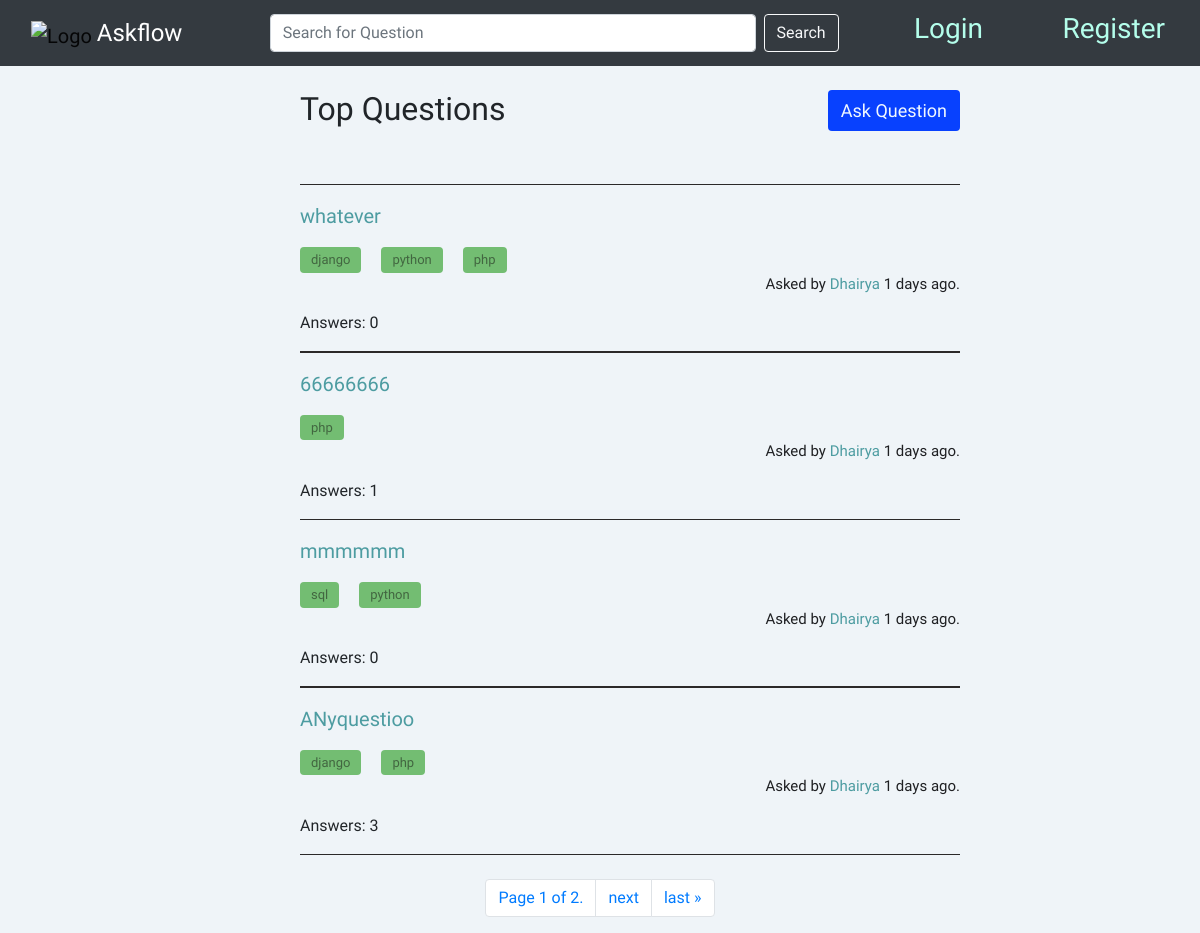
The app's page /, older data.
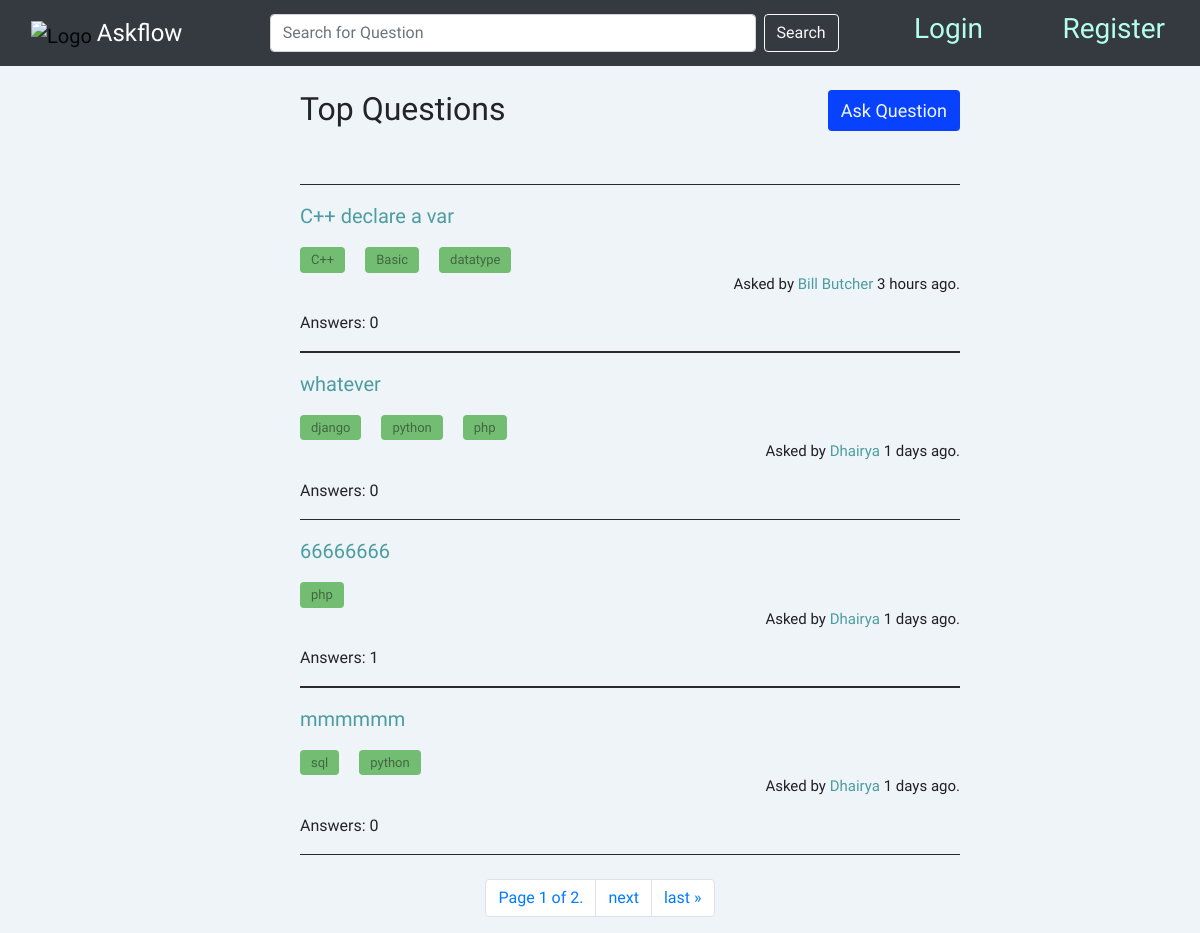
The same page, newer data.
### overflow/models.py (models this page shows, shortened)
class Question(models.Model):
    title = models.CharField(max_length=500)
    body = models.TextField()
    upvotes = models.IntegerField(default=0)
    downvotes = models.IntegerField(default=0)
    user = models.ForeignKey(
        User, on_delete=models.CASCADE, related_name="get_questions"
    )
    date = models.DateTimeField(auto_now_add=True)
    no_answer = models.IntegerField(default=0)
    verified_answer = models.BooleanField(default=False)

class Tags(models.Model):
    tag = models.CharField(max_length=50)
    question = models.ForeignKey(
        Question, on_delete=models.CASCADE, related_name="get_tags"
    )
    class Meta:
        unique_together = (
            "tag",
            "question",
        )

class User(AbstractUser):
    joined_date = models.DateTimeField(auto_now_add=True)
    answers = models.IntegerField(default=0)
    questions = models.IntegerField(default=0)

### overflow/views.py (the view)
# urls.py: path("", views.index, name="index"),
def index(request):
    if request.method == "POST":
        sample = request.POST["search"].strip()
        if sample == None or sample == "":
            return HttpResponseRedirect(reverse("index"))
        questions = Question.objects.all().order_by("-date")
        obj = []
        for q in questions:
            if sample.lower() in q.title.lower():
                t = Tags.objects.filter(question=q)  # Filtering tags
                dd = datetime.now(timezone.utc) - q.date
                min = int(round(dd.total_seconds() / 60, 0))
                time = int(round(dd.total_seconds() / 3600, 0))
                if time < 1:
                    time = f"{min} minutes"
                else:
                    time = f"{time} hours"
                obj.append(
                    {
                        "que": q,
                        "tags": t,
                        "days": f"{(datetime.now(timezone.utc) - q.date).days} days",
                        "time": time,
                    }
                )
        paginator = Paginator(obj, 4)
        page_number = request.GET.get("page")
        page_obj = paginator.get_page(page_number)
        return render(
            request,
            "overflow/index.html",
            {
                "objects": page_obj,
            },
        )
    else:
        que = Question.objects.all().order_by("-date")
        obj = []
        for q in que:
            t = Tags.objects.filter(question=q)
            dd = datetime.now(timezone.utc) - q.date
            min = int(round(dd.total_seconds() / 60, 0))
            time = int(round(dd.total_seconds() / 3600, 0))
            if time < 1:
                time = f"{min} minutes"
            else:
                time = f"{time} hours"
            obj.append(
                {
                    "que": q,
                    "tags": t,
                    "days": f"{(datetime.now(timezone.utc) - q.date).days} days",
                    "time": time,
                }
            )
        paginator = Paginator(obj, 4)
        page_number = request.GET.get("page")
        page_obj = paginator.get_page(page_number)
        return render(
            request,
            "overflow/index.html",
            {
                "objects": page_obj,
            },
        )

### overflow/templates/overflow/index.html (shortened to what this page needs)
{% extends "overflow/layout.html" %}
{% block body %}
<div class="index mt-4">
    <div class="d-flex justify-content-between mb-5">
     <h2>Top Questions</h2>
     <a class="btn" style="font-size: 18px; height: 80%;" href="{% url 'askQuestion' %}">Ask Question</a>
    </div>
    {% for object in objects %}
      <hr />
      <a href="{% url 'question' object.que.id %}"><p>{{ object.que.title }}</p></a>
      <div class="d-flex justify-content-start pl-10">
        {% for tag in object.tags %}
        <a id="tag" class="btn" href="{% url 'tag' tag.tag %}">{{ tag.tag }}</a>
        {% endfor %}
      </div>
      <div class="d-flex justify-content-end">
        <p id="user">Asked by <a id="username" href="{% url 'profile' object.que.user.id %}"> {{ object.que.user.username }} </a>
        {% if object.days == "0 days" %}
            {{object.time}} ago.
        {% else %}
            {{object.days}} ago.
        {% endif %}
        </p>
        <br />
      </div>
        <p>Answers: {{object.que.no_answer}}</p>
    {% endfor %}
       <hr />
</div>
 <div class="d-flex justify-content-center mt-4">
 <nav aria-label="Page navigation example" id="foo">
  <ul class="pagination">
      <li class="page-item" ><span class="current page-link">
          Page {{ objects.number }} of {{ objects.paginator.num_pages }}.
      </span></li>
      {% if objects.has_next %}
      <li class="page-item"> <a href="?page={{ objects.next_page_number }}" class="page-link">next</a></li>
        <li class="page-item"> <a href="?page={{ objects.paginator.num_pages }}" class="page-link">last &raquo;</a></li>
      {% endif %}
    </ul>
</nav>
</div>
{% endblock %}

### overflow/templates/overflow/layout.html (shortened to what this page needs)
{% load static %}
<!DOCTYPE html>
<html lang="en">
    <head>
        <link rel="stylesheet" href="https://stackpath.bootstrapcdn.com/bootstrap/4.4.1/css/bootstrap.min.css">
        <link rel="stylesheet" href="https://cdn.jsdelivr.net/npm/bootstrap-icons@1.5.0/font/bootstrap-icons.css">
        <link href="{% static 'overflow/styles.css' %}" rel="stylesheet">
        <link href="{% static 'overflow/index.css' %}" rel="stylesheet">
    </head>
    <body>
        <nav class="navbar navbar-light bg-dark mr-0">
            <div class="container-fluid">
              <a class="navbar-brand" href="{% url 'index' %}">
                <img
                  src="../static/overflow/download-icon-drawn+social+stack+overflow+icon-1320191384929497317_0.svg"
                  class="me-2"
                  height="50"
                  alt="Logo"
                  loading="lazy"
                />
                <span id="overflow" style="color: white;">Askflow</span>
              </a>
              <form action="{% url 'index' %}" method="post" class="d-flex input-group" id="search">
                <input
                  type="search"
                  class="form-control rounded"
                  placeholder="Search for Question"
                  aria-label="Search"
                  aria-describedby="search-addon"
                  name="search"
                />
                <button class="btn btn-outline-light my-2 my-sm-0 ml-2" type="submit">Search</button>
              </form>
               {% if user.is_authenticated %}
               <a href="{% url 'profile' user.id %}" style="text-decoration: none;"><h3 style="color: rgb(180, 254, 235);" id="HomeB">{{ user.username }}</h3></a>
               <a href="{% url 'logout' %}" style="text-decoration: none;"><h3 style="color: rgb(180, 254, 235);" id="HomeB">Logout</h3></a>
               {% else %}
               <a href="{% url 'login' %}" style="color: rgb(180, 254, 235); text-decoration: none;"><h3 id="HomeB">Login</h3></a>
               <a href="{% url 'register' %}" style="color: rgb(180, 254, 235); text-decoration: none;"><h3 id="HomeB">Register</h3></a>
               {% endif %}
            </div>
          </nav>
        <div class="body">
            {% block body %}
            {% endblock %}
        </div>
    </body>
</html>

### overflow/static/overflow/styles.css (style rules this page uses)
body { background-color: #EFF4F8; font-family: 'Catamaran', sans-serif; }
#overflow { color: rgb(180, 254, 235); font-size: larger; }
#HomeB { cursor: pointer; padding: 4px; }
#search { width: 50%; }
a { text-decoration: none; }

### overflow/static/overflow/index.css (style rules this page uses)
.index { display: block; margin-top: 20px; margin-left: 25%; margin-right: 20%; }
.index .btn { background-color: rgb(8, 65, 254); color: aliceblue; }
hr { size: 3; color: black; height: 1.5px; border-width:0; background-color:rgb(43, 41, 41) }
.index a { text-decoration: none; font-size: 20px; color: #4D9CA1; font-weight: 500; }
a#tag.btn { font-size: 13px; font-weight: 500; width: fit-content; padding: 2px 10px; background-color: #73BD72; color: rgba(16, 15, 15, 0.496); margin-right: 20px; }
.d-flex.justify-content-end p#user { font-size: 15px; color: #1f2023; }
a#username { font-size: 15px; cursor: pointer; }

Row changes from the older to the newer data that the page shows:
no longer on this page (row edited): Question: que "ANyquestioo", que.user.username "Dhairya", days "1 days", que.no_answer "3"
no longer on this page (row unchanged): Tags: tag "django", shown under "ANyquestioo"
no longer on this page (row unchanged): Tags: tag "php", shown under "ANyquestioo"
added Question: que "C++ declare a var", que.user.username "Bill Butcher", time "3 hours", que.no_answer "0"
added Tags: tag "C++", shown under "C++ declare a var"
added Tags: tag "Basic", shown under "C++ declare a var"
added Tags: tag "datatype", shown under "C++ declare a var"
